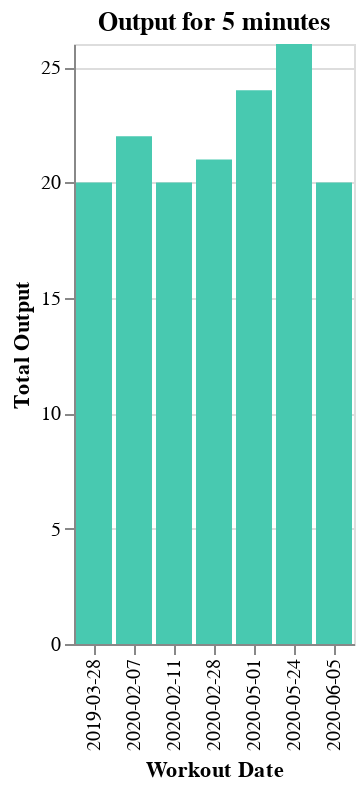

Here is the notebook cell this chart was saved with:
### Code cell
bar5 = alt.Chart(peloton_prs).mark_bar().encode(
    alt.X('Workout Date'),
    alt.Y('Total Output'),
    color=alt.value('#48C9B0')
).transform_filter(
    (alt.FieldEqualPredicate(field='Length (minutes)', equal=5))
).properties(
    title='Output for 5 minutes'
)

bar5
